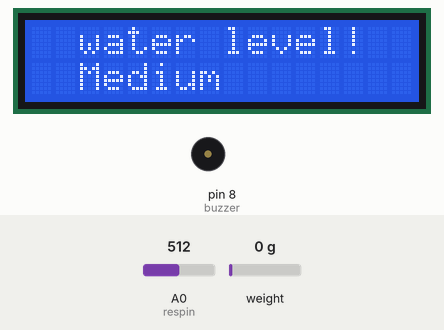
This sketch was run on a simulated Arduino Uno, built with avr-gcc and run on an emulated ATmega328P. On the bench: 16×2 character LCD, buzzer (waves = sounding). Inputs (shaded band) come from the test bench; at power-on: A0 (respin) = 512, weight on the scale 0 g. What the sketch prints to the serial monitor is not drawn.

Above: at 5.2 s.
5.3 s: A0 (respin) set to 310
At 13.0 s:
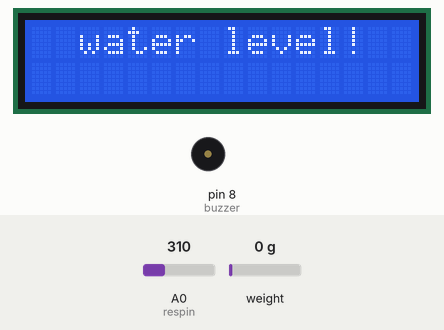
16.7 s: A0 (respin) set to 290
At 21.8 s:
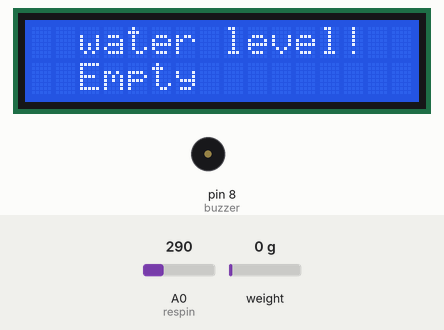
30.6 s: A0 (respin) set to 340
At 37.3 s:
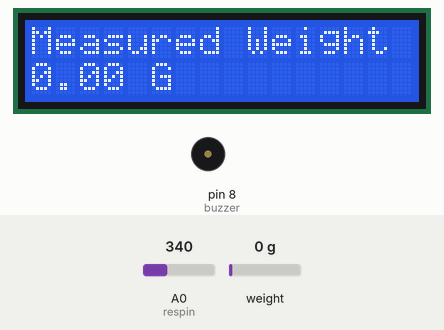
44.5 s: A0 (respin) set to 410
At 50.2 s:
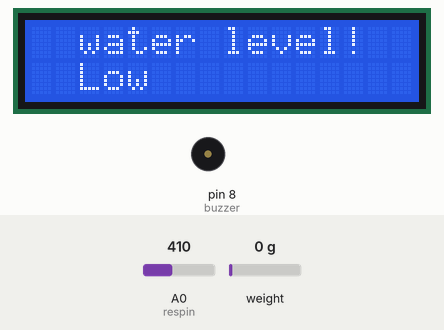
58.4 s: weight on the scale set to 100 g
At 62.3 s:
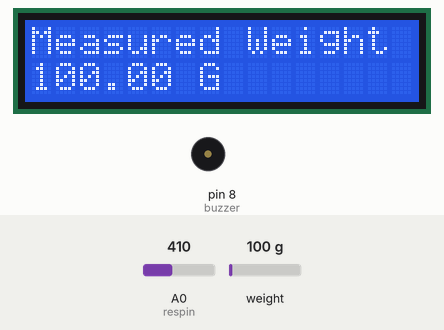
66.6 s: weight on the scale set to 1250 g
At 70.3 s:
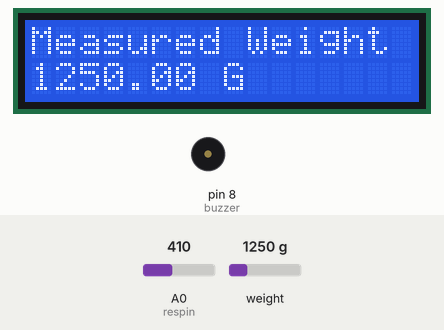
Timing chart, 0 to 71.8 s (numbered marks = the images above; inputs shaded):
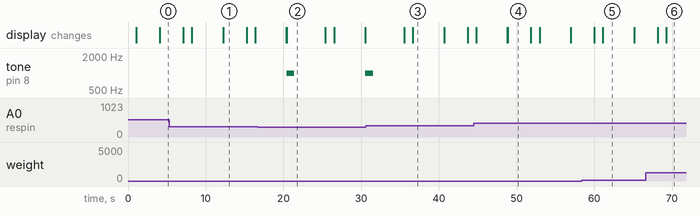

The sketch:

sketch_aug04a.ino
```cpp
#include "HX711.h"
#include <Wire.h>
#include <LiquidCrystal_I2C.h>
LiquidCrystal_I2C lcd(0x27, 16, 2);

#define LOADCELL_DOUT_PIN  5
#define LOADCELL_SCK_PIN  6

HX711 scale;

int resval=0;
int respin = A0;
int buzzer = 8;

float weight;
float calibration_factor = -200; // for me this vlaue works just perfect 7050

void setup()
{
  Serial.begin(9600);
  scale.begin(LOADCELL_DOUT_PIN, LOADCELL_SCK_PIN);
  scale.set_scale(calibration_factor);
  scale.tare(); //Reset the scale to 0
  //Get a baseline reading
  lcd.init();
  lcd.backlight();
  pinMode(buzzer,OUTPUT);
  lcd.setCursor(6,0);
  lcd.print("DIY");
  lcd.setCursor(1,1);
  lcd.print("Weighing Scale");
  delay(3000);
  lcd.clear();
}

void loop()

{
  resval = analogRead(respin);
  // Print 'Hello World!' on the first line of the LCD:
  lcd.setCursor(2, 0); // Set the cursor on the third column and first row.
  lcd.print("water level!"); // Print the string "Hello World!"
  lcd.setCursor(2, 1); //Set the cursor on the third column and the second row (counting starts at 0!).
  //Read data from analog pin and store it to resval variable

  if (resval<=300){
    lcd.println("Empty ");
    tone(buzzer,1000);
    delay(1000);
    noTone(buzzer);
    delay(1000);} else if (resval>400 && resval<=500){ lcd.println("Low "); } else if (resval>500 && resval<=530){ lcd.println("Medium "); } else if (resval>330){
    lcd.println("High ");
  }
  delay(3000);
  lcd.clear();
  delay(1000);


  weight = scale.get_units();

  lcd.setCursor(0, 0);
  lcd.print("Measured Weight");
  lcd.setCursor(0, 1);
  lcd.print(weight);
  lcd.print(" G ");
  delay(4000);
  lcd.clear();

  Serial.print("Weight: ");
  Serial.print(weight);
  Serial.println("G");
  Serial.println();

 }
```

Measured:
- the behaviour switches between 301 and 300 on A0 (respin) (found by bisection; images 1 and 2)
- after the input at 5.3 s, the display: first differs from a run without the input after 6.9 s (image 1)
- after the input at 16.7 s, tone on pin 8 (buzzer): silent → 1000 Hz after 3.7 s, → silent 1.0 s later, → 1000 Hz 9.1 s later; the display: first differs from a run without the input after 3.7 s (image 2)
- after the input at 30.6 s, tone on pin 8 (buzzer): goes on until 31.5 s, then stays silent
- after the input at 44.5 s, the display: first differs from a run without the input after 4.3 s (image 4)
- what the display in image 1 shows lasts 3.1 s, from 12.2 s to 15.3 s
- what the display in image 2 shows lasts 5.0 s, from 20.4 s to 25.4 s
